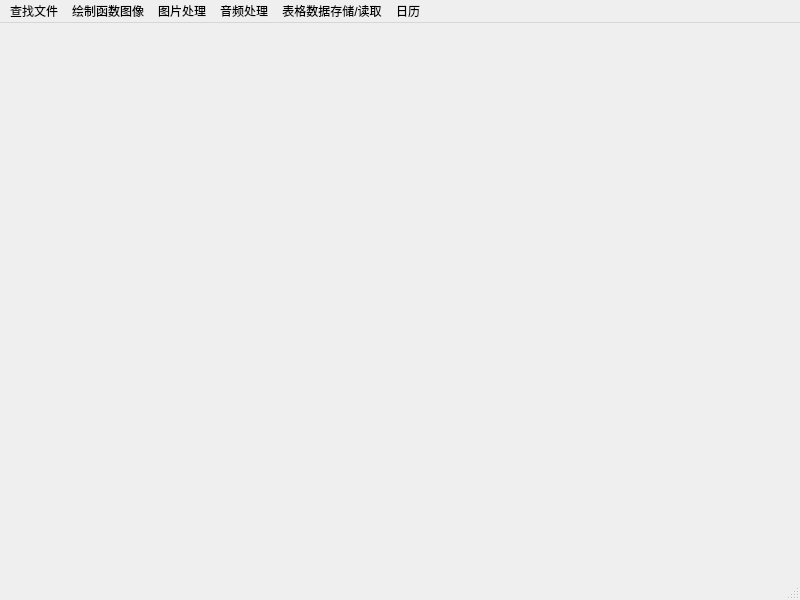
<?xml version="1.0" encoding="UTF-8"?>
<ui version="4.0">
 <class>MainWindow</class>
 <widget class="QMainWindow" name="MainWindow">
  <property name="geometry">
   <rect>
    <x>0</x>
    <y>0</y>
    <width>800</width>
    <height>600</height>
   </rect>
  </property>
  <property name="windowTitle">
   <string>MainWindow</string>
  </property>
  <widget class="QWidget" name="centralwidget"/>
  <widget class="QStatusBar" name="statusbar"/>
  <widget class="QMenuBar" name="menubar">
   <property name="geometry">
    <rect>
     <x>0</x>
     <y>0</y>
     <width>800</width>
     <height>25</height>
    </rect>
   </property>
   <widget class="QMenu" name="menu">
    <property name="title">
     <string>查找文件</string>
    </property>
   </widget>
   <widget class="QMenu" name="menu_2">
    <property name="title">
     <string>绘制函数图像</string>
    </property>
   </widget>
   <widget class="QMenu" name="menu_3">
    <property name="title">
     <string>图片处理</string>
    </property>
   </widget>
   <widget class="QMenu" name="menu_4">
    <property name="title">
     <string>音频处理</string>
    </property>
   </widget>
   <widget class="QMenu" name="menu_5">
    <property name="title">
     <string>表格数据存储/读取</string>
    </property>
   </widget>
   <widget class="QMenu" name="menu_6">
    <property name="title">
     <string>日历</string>
    </property>
   </widget>
   <addaction name="menu"/>
   <addaction name="menu_2"/>
   <addaction name="menu_3"/>
   <addaction name="menu_4"/>
   <addaction name="menu_5"/>
   <addaction name="menu_6"/>
  </widget>
 </widget>
 <resources/>
 <connections/>
</ui>
